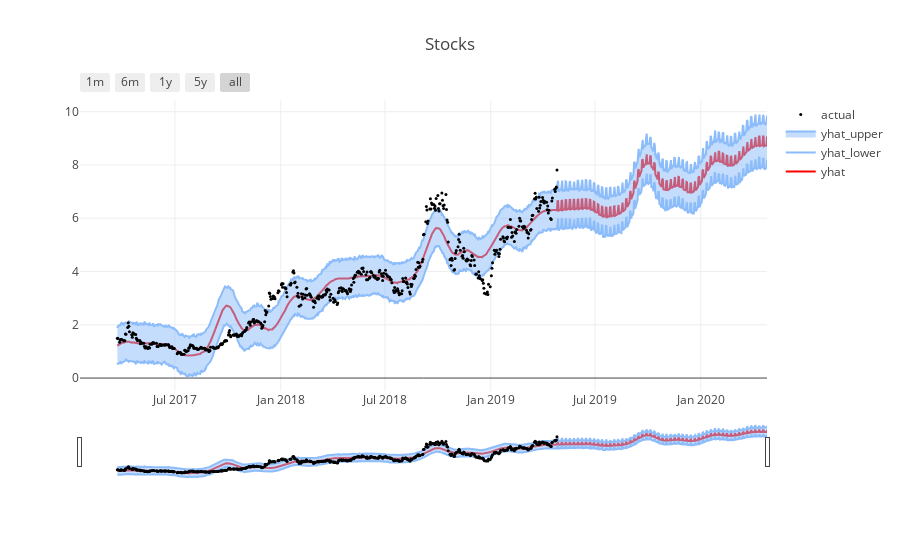

Notebook source saved alongside this figure:
### Code cell
s.future()

### Figure 1 — Plotly figure (JSON) as saved in the notebook; plotly's stock layout.template omitted (floating-point values rounded to 4 significant figures; data arrays with more than 128 entries replaced by an {"elided": "..."} marker saying what was removed)
{"data": [{"line": {"color": "red"}, "mode": "lines", "name": "yhat", "type": "scatter", "uid": "344a93b2-d867-4fd5-8695-bd9392c677bf", "x": {"elided": "888 str values"}, "y": {"elided": "888 float values"}}, {"line": {"color": "rgb(140, 188, 250)"}, "mode": "lines", "name": "yhat_lower", "type": "scatter", "uid": "d6e80867-4f0d-4f39-a5e5-6b4a938d2c8b", "x": {"elided": "888 str values"}, "y": {"elided": "888 float values"}}, {"fill": "tonexty", "line": {"color": "rgb(140, 188, 250)"}, "mode": "lines", "name": "yhat_upper", "type": "scatter", "uid": "860fa02f-9cff-4151-8797-ee4529a22738", "x": {"elided": "888 str values"}, "y": {"elided": "888 float values"}}, {"marker": {"color": "rgb(0,0,0)", "size": 3}, "mode": "markers", "name": "actual", "type": "scatter", "uid": "cf571d82-3862-4293-b6d1-b420e443bfe9", "x": {"elided": "523 str values"}, "y": {"elided": "523 float values"}}], "layout": {"title": {"text": "Stocks"}, "xaxis": {"rangeselector": {"buttons": [{"count": 1, "label": "1m", "step": "month", "stepmode": "backward"}, {"count": 6, "label": "6m", "step": "month", "stepmode": "backward"}, {"count": 1, "label": "1y", "step": "year", "stepmode": "backward"}, {"count": 5, "label": "5y", "step": "year", "stepmode": "backward"}, {"step": "all"}]}, "rangeslider": {"visible": true}, "type": "date"}}}
